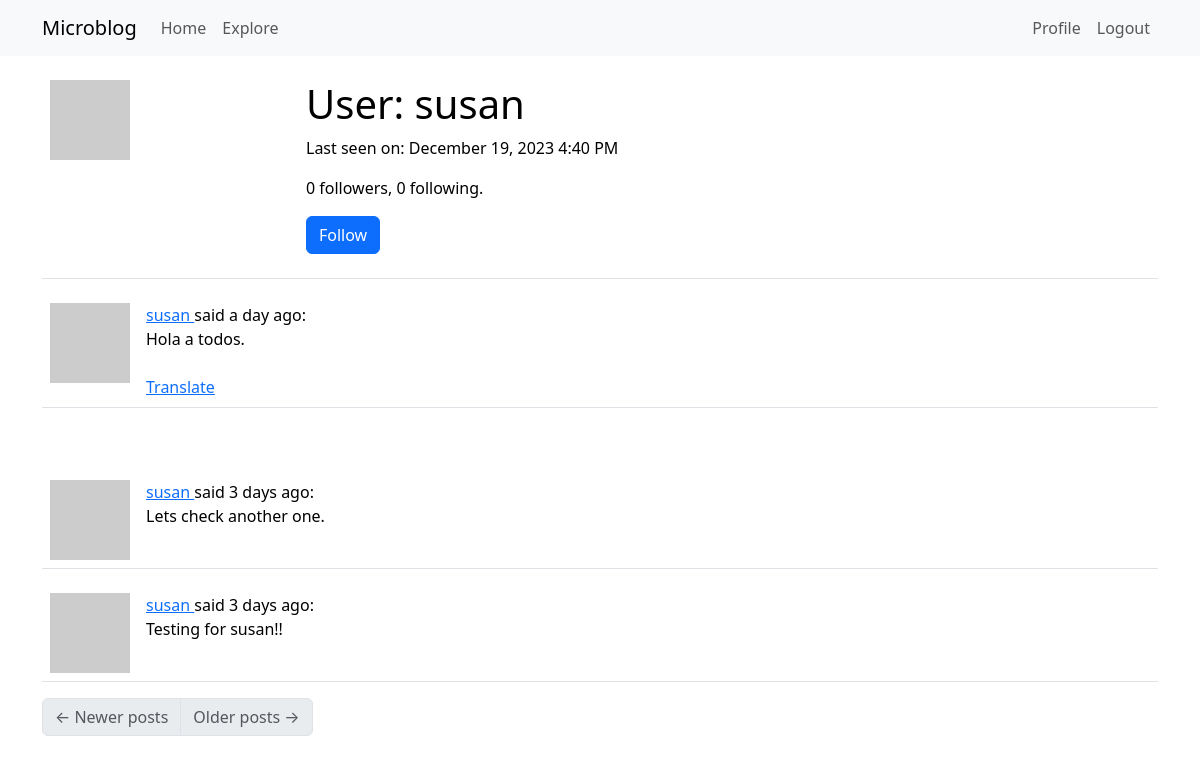
Page /user/susan (signed in) on the committed database.
### app/models.py (models this page shows, shortened)
class User(UserMixin, db.Model):
    id: so.Mapped[int] = so.mapped_column(primary_key=True)
    username: so.Mapped[str] = so.mapped_column(sa.String(64), index=True, unique=True)
    email: so.Mapped[str] = so.mapped_column(sa.String(120), index=True, unique=True)
    password_hash: so.Mapped[Optional[str]] = so.mapped_column(sa.String(256))
    about_me: so.Mapped[Optional[str]] = so.mapped_column(sa.String(140))
    last_seen: so.Mapped[Optional[datetime]]= so.mapped_column(default=lambda: datetime.now(timezone.utc))
    posts: so.WriteOnlyMapped["Post"] = so.relationship(back_populates="author")
    following: so.WriteOnlyMapped["User"] = so.relationship(
        secondary=followers, primaryjoin=(followers.c.follower_id == id),
        secondaryjoin=(followers.c.followed_id == id), back_populates="followers"
    )
    followers: so.WriteOnlyMapped["User"] = so.relationship(
        secondary=followers, primaryjoin=(followers.c.followed_id == id),
        secondaryjoin=(followers.c.follower_id == id), back_populates="following"
    )
    def avatar(self, size):
        digest = md5(self.email.lower().encode('utf-8')).hexdigest()
        return f"https://www.gravatar.com/avatar/{digest}?d=identicon&s={size}"
    def is_following(self, user):
        query = self.following.select().where(User.id == user.id)
        return db.session.scalar(query) is not None
    def followers_count(self):
        query = sa.select(sa.func.count()).select_from(self.followers.select().subquery())
        return db.session.scalar(query)
    def following_count(self):
        query = sa.select(sa.func.count()).select_from(self.following.select().subquery())
        return db.session.scalar(query)
    @login.user_loader
    def load_user(id):
        return db.session.get(User, int(id))

class Post(db.Model):
    id: so.Mapped[int] = so.mapped_column(primary_key=True)
    body: so.Mapped[str] = so.mapped_column(sa.String(140))
    timestamp: so.Mapped[datetime] = so.mapped_column(index=True, default=lambda: datetime.now(timezone.utc))
    user_id: so.Mapped[int] = so.mapped_column(sa.ForeignKey(User.id), index=True)
    author: so.Mapped[User] = so.relationship(back_populates="posts")
    language: so.Mapped[Optional[str]] = so.mapped_column(sa.String(5))

### app/main/routes.py (the view)
@bp.route("/user/<username>")
@login_required
def user(username):
    user = db.first_or_404(sa.select(User).where(User.username == username))
    page = request.args.get("page", 1, type=int)
    query = user.posts.select().order_by(Post.timestamp.desc())
    posts = db.paginate(query, page=page, per_page=current_app.config["POSTS_PER_PAGE"], error_out=False)
    next_url = url_for("main.user", username=user.username, page=posts.next_num) if posts.has_next else None
    prev_url = url_for("main.user", username=user.username, page=posts.prev_num) if posts.has_prev else None
    form = EmptyForm()
    return render_template("user.html", user=user, posts=posts, form=form, next_url=next_url, prev_url=prev_url)

### app/main/forms.py
class EmptyForm(FlaskForm):
    submit = SubmitField("Submit")

### app/__init__.py (called while the page is built)
def get_locale():
    return request.accept_languages.best_match(current_app.config['LANGUAGES'])

### app/main/routes.py (called while the page is built)
@bp.before_request
def before_request():
    if current_user.is_authenticated:
        current_user.last_seen = datetime.now(timezone.utc)
        db.session.commit()
    g.locale = str(get_locale())

### app/templates/user.html (shortened to what this page needs)
{% extends "base.html" %}
{% block content %}
    <table class="table table-hover">
        <tr>
            <td width="256px"><img src="{{ user.avatar(256) }}"></td>
            <td>
                <h1>User: {{ user.username }}</h1>
                {% if user.last_seen %}
                <p>Last seen on: {{ moment(user.last_seen).format("LLL") }}</p>
                {% endif %}
                <p>{{ user.followers_count() }} followers, {{ user.following_count() }} following.</p>
                {% if user == current_user %}
                <p><a href="{{ url_for('main.edit_profile') }}">Edit your profile</a></p>
                {% elif not current_user.is_following(user) %}
                <p>
                    <form action="{{ url_for('main.follow', username=user.username) }}" method="post">
                        {{ form.submit(value='Follow', class_='btn btn-primary') }}
                    </form>
                </p>
                {% endif %}
            </td>
        </tr>
    </table>
    {% for post in posts %}
        {% include '_post.html' %}
    {% endfor %}
    <nav aria-label="Post navigation">
        <ul class="pagination">
            <li class="page-item{% if not prev_url %} disabled{% endif %}">
                <a class="page-link" href="{{ prev_url }}">
                    <span aria-hidden="true">&larr;</span> Newer posts
                </a>
            </li>
            <li class="page-item{% if not next_url %} disabled{% endif %}">
                <a class="page-link" href="{{ next_url }}">
                    Older posts <span aria-hidden="true">&rarr;</span>
                </a>
            </li>
        </ul>
    </nav>
{% endblock %}

### app/templates/_post.html (shortened to what this page needs)
<table class="table table-hover">
    <tr>
        <td width="70px">
            <a href="{{ url_for('main.user', username=post.author.username) }}">
                <img src="{{ post.author.avatar(70) }}" />
            </a>
        </td>
        <td>
            <a href="{{ url_for('main.user', username=post.author.username) }}">
                {{ post.author.username }}
            </a>
            said {{ moment(post.timestamp).fromNow() }}:
            <br>
            <span id="post{{ post.id }}">{{ post.body }}</span>
            {% if post.language and post.language != g.locale %}
            <br><br>
            <span id="translation{{ post.id }}">
                <a href="javascript:translate(
                    'post{{ post.id }}',
                    'translation{{ post.id }}',
                    '{{ post.language }}',
                    '{{ g.locale }}');">Translate</a>
            </span>
            {% endif %}
        </td>
    </tr>
</table>
{% if post.language and post.language != g.locale %}
<br><br>
{% endif %}

### rows in the picture
User: username "susan", last_seen "December 19, 2023 4:40 PM"
Post: author.username "susan", timestamp "a day ago", body "Hola a todos."
Post: author.username "susan", timestamp "3 days ago", body "Lets check another one."
Post: author.username "susan", timestamp "3 days ago", body "Testing for susan!!"

### other values in the picture
{{ user.followers_count() }} "0"
{{ user.following_count() }} "0"
